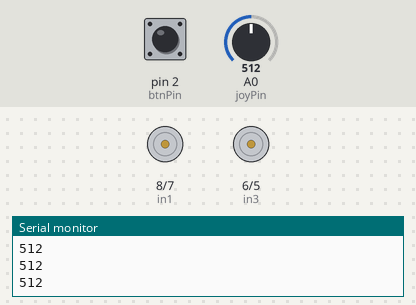
Bench run of a sketch on a simulated Arduino Uno, built with avr-gcc and run on an emulated ATmega328P. Parts: motor-driver pin pairs drawn as motors (green arrow = first pin HIGH = forward, orange = second pin HIGH = backward, longer = more drive, scaled by the enable pin), the last lines printed to the serial monitor. The inputs (shaded band) are chosen by the test bench; at power-on: pin 2 (btnPin) HIGH, A0 (joyPin) = 512.

Above: at 1.2 s.
1.3 s: pin 2 (btnPin) pulled LOW for 0.15 s
At 2.7 s:
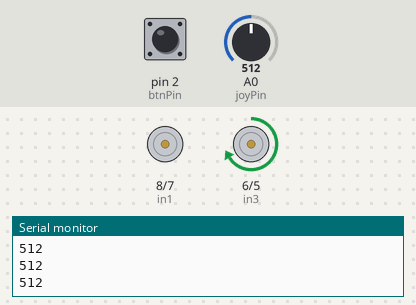
4.4 s: A0 (joyPin) set to 543
7.4 s: A0 (joyPin) set to 551
8.9 s: pin 2 (btnPin) pulled LOW for 1 s
At 12.7 s:
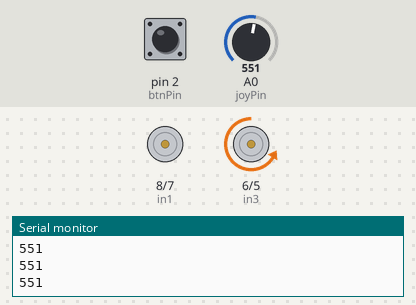
12.9 s: A0 (joyPin) set to 460
At 15.5 s:
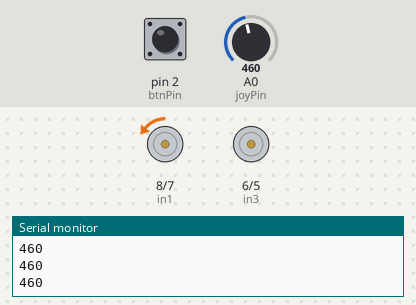
15.9 s: pin 2 (btnPin) pulled LOW for 0.15 s
At 16.2 s:
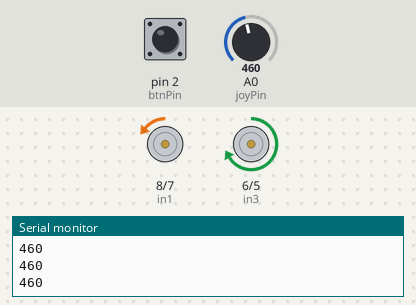
Timing chart, 0 to 23.4 s (numbered marks = the images above; inputs shaded):
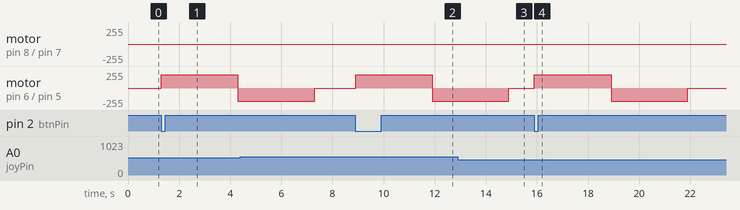

The sketch:

PRUEBA_2.ino
```cpp
// --- PINES MOTOR 1 (Tu código original) ---
const int joyPin = A0;  // Pin analógico conectado al eje Y del joystick
const int enA = 9;      // Pin PWM para controlar la velocidad del motor 1
const int in1 = 8;      // Pin de dirección 1
const int in2 = 7;      // Pin de dirección 2

// --- PINES MOTOR 2 (Agregados para el botón) ---
const int btnPin = 2;   // Pin digital conectado al botón (SW) del joystick
const int enB = 10;     // Pin PWM para controlar la velocidad del motor 2
const int in3 = 6;      // Pin de dirección 1 del motor 2
const int in4 = 5;      // Pin de dirección 2 del motor 2

const int velAuto = 200; // Velocidad del ciclo del Motor 2 (0 a 255)

void setup() {
  // Configurar los pines del motor 1 como salida
  pinMode(enA, OUTPUT);
  pinMode(in1, OUTPUT);
  pinMode(in2, OUTPUT);

  // Configurar los pines del motor 2 como salida
  pinMode(enB, OUTPUT);
  pinMode(in3, OUTPUT);
  pinMode(in4, OUTPUT);

  // Asegurar que el Motor 2 inicie apagado
  digitalWrite(in3, LOW);
  digitalWrite(in4, LOW);
  analogWrite(enB, 0);

  // Configurar botón del joystick
  pinMode(btnPin, INPUT_PULLUP);

  // Iniciar la comunicación serial
  Serial.begin(9600);
}

void loop() {
  // =========================================================
  // 1. LÓGICA ORIGINAL PARA EL MOTOR 1 (Palanca Joystick)
  // =========================================================
  int joyVal = analogRead(joyPin);
  Serial.println(joyVal);

  if (joyVal > 550) {
    // MOVIMIENTO HORARIO (Hacia adelante)
    digitalWrite(in1, HIGH);
    digitalWrite(in2, LOW);

    int velocidad = map(joyVal, 550, 1023, 0, 100);
    analogWrite(enA, velocidad);

  } else if (joyVal < 470) {
    // MOVIMIENTO ANTIHORARIO (Hacia atrás)
    digitalWrite(in1, LOW);
    digitalWrite(in2, HIGH);

    int velocidad = map(joyVal, 470, 0, 0, 100);
    analogWrite(enA, velocidad);

  } else {
    // MOTOR DETENIDO (Posición central)
    digitalWrite(in1, LOW);
    digitalWrite(in2, LOW);
    analogWrite(enA, 0);
  }

  // =========================================================
  // 2. LÓGICA NUEVA PARA EL MOTOR 2 (Botón Joystick)
  // =========================================================
  if (digitalRead(btnPin) == LOW) {
    // Giro Horario por 3 segundos
    digitalWrite(in3, HIGH);
    digitalWrite(in4, LOW);
    analogWrite(enB, velAuto);
    delay(3000);

    // Giro Antihorario por 3 segundos
    digitalWrite(in3, LOW);
    digitalWrite(in4, HIGH);
    analogWrite(enB, velAuto);
    delay(3000);

    // Apagar Motor 2 al finalizar el ciclo
    digitalWrite(in3, LOW);
    digitalWrite(in4, LOW);
    analogWrite(enB, 0);

    // Esperar a que se suelte el botón
    while (digitalRead(btnPin) == LOW) {
      delay(10);
    }
  } else {
    // Mantener apagado el Motor 2 si no se pulsa el botón
    digitalWrite(in3, LOW);
    digitalWrite(in4, LOW);
    analogWrite(enB, 0);
  }
}
```

Measured:
- after the input at 1.3 s, motor on pin 6 (in3) / pin 5 (in4): stopped → forward 200/255 at once, → backward 200/255 3.0 s later
- after the input at 8.9 s, motor on pin 6 (in3) / pin 5 (in4): stopped → forward 200/255 at once, → backward 200/255 3.0 s later
- after the input at 12.9 s, motor on pin 8 (in1) / pin 7 (in2): stopped → backward 2/255 after 2.0 s
- after the input at 15.9 s, motor on pin 6 (in3) / pin 5 (in4): stopped → forward 200/255 at once, → backward 200/255 3.0 s later, → stopped 3.0 s later
